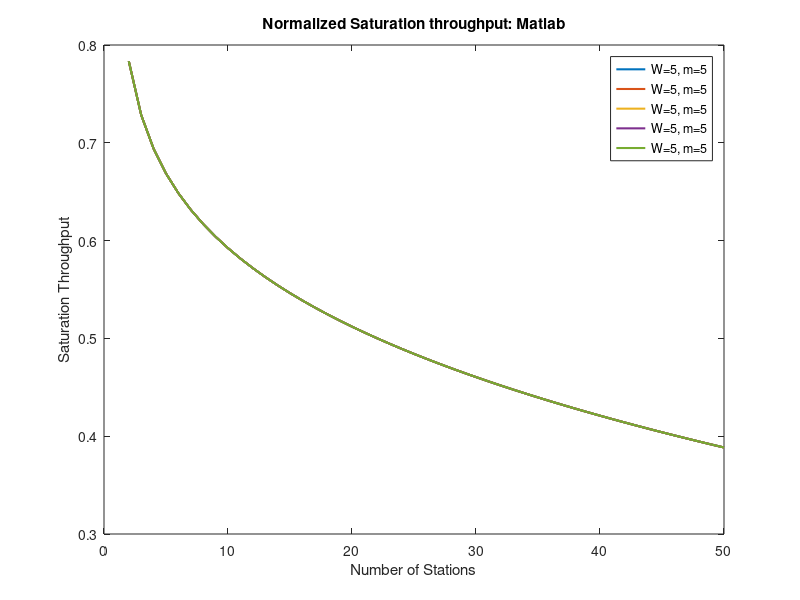

Write MATLAB code to recreate this figure.
clc;
clear;
close all;

%% Parameters

Payload = 8184; %bits
PHY_hdr = 128;  %bits
MAC_hdr = 272;  %bits
ACK_len = 112 + PHY_hdr;    %bits
SIFS = 28;  %us
DIFS = 128; %us
Slot_time = 50; %us
C_btrt = 1;    %bits/us
Tc = (((PHY_hdr+MAC_hdr+Payload)/C_btrt)+(DIFS/C_btrt))/Slot_time; %Slot time
Ts = (((PHY_hdr+MAC_hdr+Payload)/C_btrt)+(SIFS/C_btrt)+(ACK_len/C_btrt)+(DIFS/C_btrt))/Slot_time; %Slot time

%% Theoretical Computation

sims = input('# of simulations for analysis:\n');

W = [];
M = [];

for i = 1:sims
    W = [W,input('Min Backoff Window (in Slot time):\n')];
    M = [M,input('Max stage:\n')];
end

for i = 1:sims
    w = W(i);
    m = M(i);
    throughput = [];

    for n = 2:50
        func = @(x) (x - 1 + (1 - (2*(1-2*x))/((1-2*x)*(w+1) + x*w*(1-(2*x)^m)))^(n-1));
        p = fzero(func,[0,1]);
        T = (2*(1-2*p))/((1-2*p)*(w+1) + p*w*(1-(2*p)^m));
        Ptr = 1-(1-T)^n;
        Ps = n*T*(1-T)^(n-1)/Ptr;
        E_si = (1/Ptr) - 1;
        S = (Ps*(Payload/Slot_time))/(E_si + Ps*Ts + (1-Ps)*Tc);
        throughput = [throughput,S];
    end

    plot(2:50,throughput,'LineWidth',1.5,'DisplayName',['W=' num2str(w) ', m=' num2str(m)]);
    hold on;
end
title('Normalized Saturation throughput: Matlab')
xlabel('Number of Stations')
ylabel('Saturation Throughput')
legend
hold off;